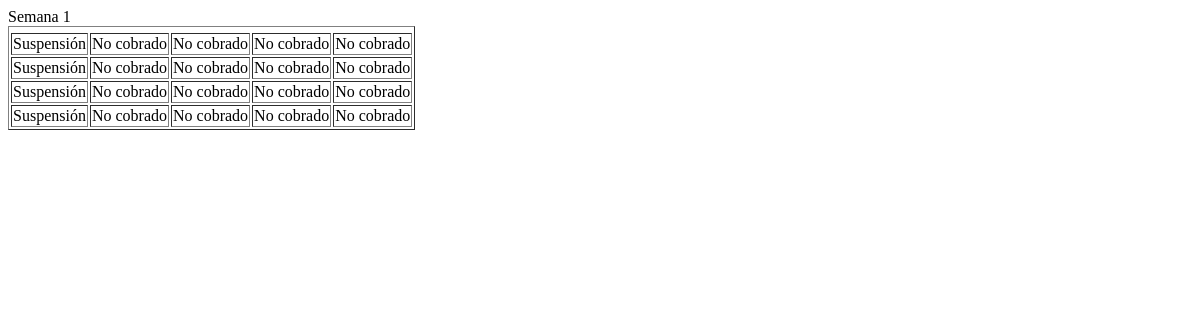
Before: /semanas.php with the older database file.
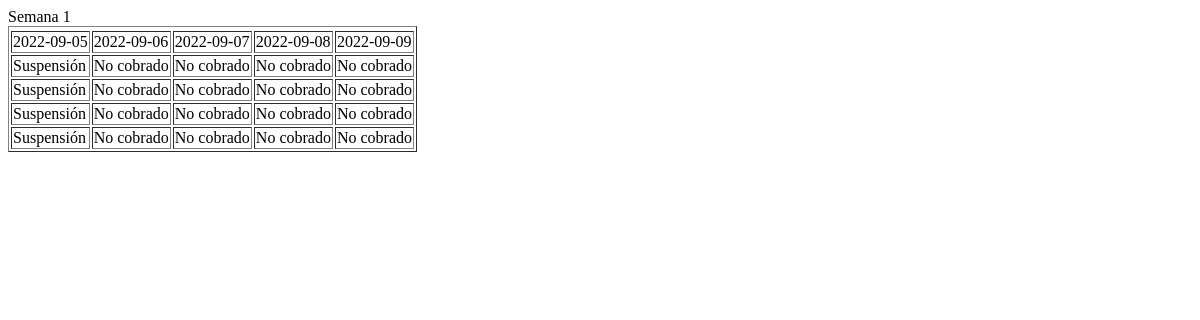
After: the same page with the newer database file.
### tables this page shows
CREATE TABLE IF NOT EXISTS `diashablies` (
  `semana` int NOT NULL,
  `dia` date DEFAULT NULL,
  `estado` varchar(10) DEFAULT NULL,
  `grupo` varchar(10) DEFAULT NULL,
  `periodo` varchar(8) NOT NULL,
  UNIQUE KEY `dia` (`dia`,`estado`,`grupo`,`semana`)
);

### semanas.php (the view, shortened to what this page needs)
<!DOCTYPE html>
<html lang="en">
<head>
</head>
<body>
    <div>
        Semana 1
    </div>
    <table class="table" border="1">
        <tbody class="table-group-divider">
            <tr>
                <?php
                require_once("conexion.php");
                $sql = "SELECT dia, estado FROM `diashablies` WHERE semana=1";
                $res = $connection->query($sql);
                while ($row = $res->fetch_array()) {
                    if ($row['estado'] == 'no hábil') {
                        echo "
                     <td  style='background-color: red;'>" . $row['dia'] . "</td>";
                    } else {
                        echo "
                       <td>" . $row['dia'] . "</td>
                       ";
                    }
                }
                echo "<tr>
                <td>Suspensión</td>
                <td>No cobrado</td>
                <td>No cobrado</td>
                <td>No cobrado</td>
                <td>No cobrado</td>
                <tr>
                <td>Suspensión</td>
                <td>No cobrado</td>
                <td>No cobrado</td>
                <td>No cobrado</td>
                <td>No cobrado</td>
                </tr>
                <tr>
                <td>Suspensión</td>
                <td>No cobrado</td>
                <td>No cobrado</td>
                <td>No cobrado</td>
                <td>No cobrado</td>
                </tr>
                <tr>
                <td>Suspensión</td>
                <td>No cobrado</td>
                <td>No cobrado</td>
                <td>No cobrado</td>
                <td>No cobrado</td>
                </tr>
                </tr>";
                ?>
                </tr>
        </tbody>
    </table>
</body>
</html>

Changed rows visible on the page:
added diashablies: dia "2022-09-05"
added diashablies: dia "2022-09-06"
added diashablies: dia "2022-09-07"
added diashablies: dia "2022-09-08"
added diashablies: dia "2022-09-09"
